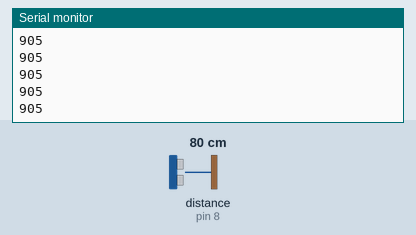
The sketch below on a simulated Arduino Uno, built with avr-gcc and run on an emulated ATmega328P. On the bench: the last lines printed to the serial monitor. Wiring (inferred from the names in the program): ultrasonic range finder: trigger pin 9; echo pin 8. The test bench sets the inputs (shaded band); at power-on: distance to the obstacle (sensor on pin 8) 80 cm. The echo pulse lasts 58.3 µs per cm.

Above: at 1.2 s.
1.3 s: distance to the obstacle (sensor on pin 8) set to 2 cm
At 1.38 s:
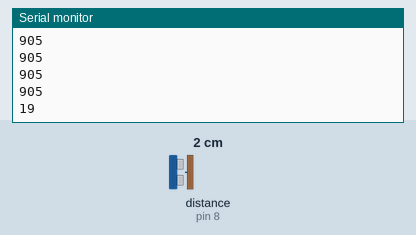
2.8 s: distance to the obstacle (sensor on pin 8) set to 4 cm
At 2.89 s:
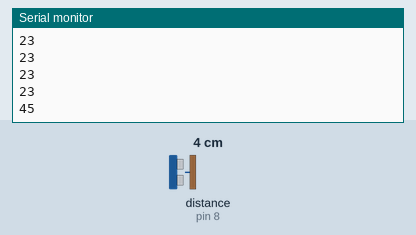
Timing chart, 0 to 5.8 s (numbered marks = the images above; inputs shaded):
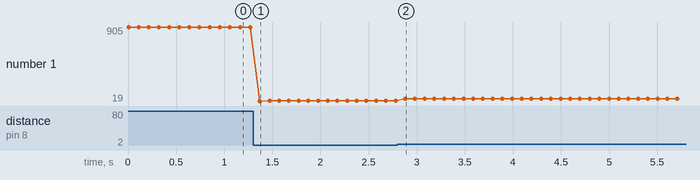

Measured:
- after the input at 1.3 s, the serial monitor: prints a new line after 0.07 s (image 1)
- after the input at 2.8 s, the serial monitor: prints a new line after 0.08 s (image 2)
- plotted number 1: 905 → 23 after the input at 1.3 s, 23 → 45 after the input at 2.8 s

The sketch:

robot2.ino
```cpp
#define Trig 9
#define Echo 8

unsigned int impulseTime = 0;
unsigned int distance_sm = 0;

void setup()
{
  pinMode(Trig, OUTPUT); //инициируем как выход
  pinMode(Echo, INPUT); //инициируем как вход

  Serial.begin(9600);
  /* задаем скорость общения. В нашем случае с компьютером */
}


void loop()
{
  digitalWrite(Trig, HIGH);
  /* Подаем импульс на вход trig дальномера */
  delayMicroseconds(10); // равный 10 микросекундам
  digitalWrite(Trig, LOW); // Отключаем
  impulseTime = pulseIn(Echo, HIGH); // Замеряем длину импульса
  distance_sm = impulseTime / 5.13; // Пересчитываем в сантиметры
  Serial.println(distance_sm); // Выводим на порт
  delay(100);
}
```
